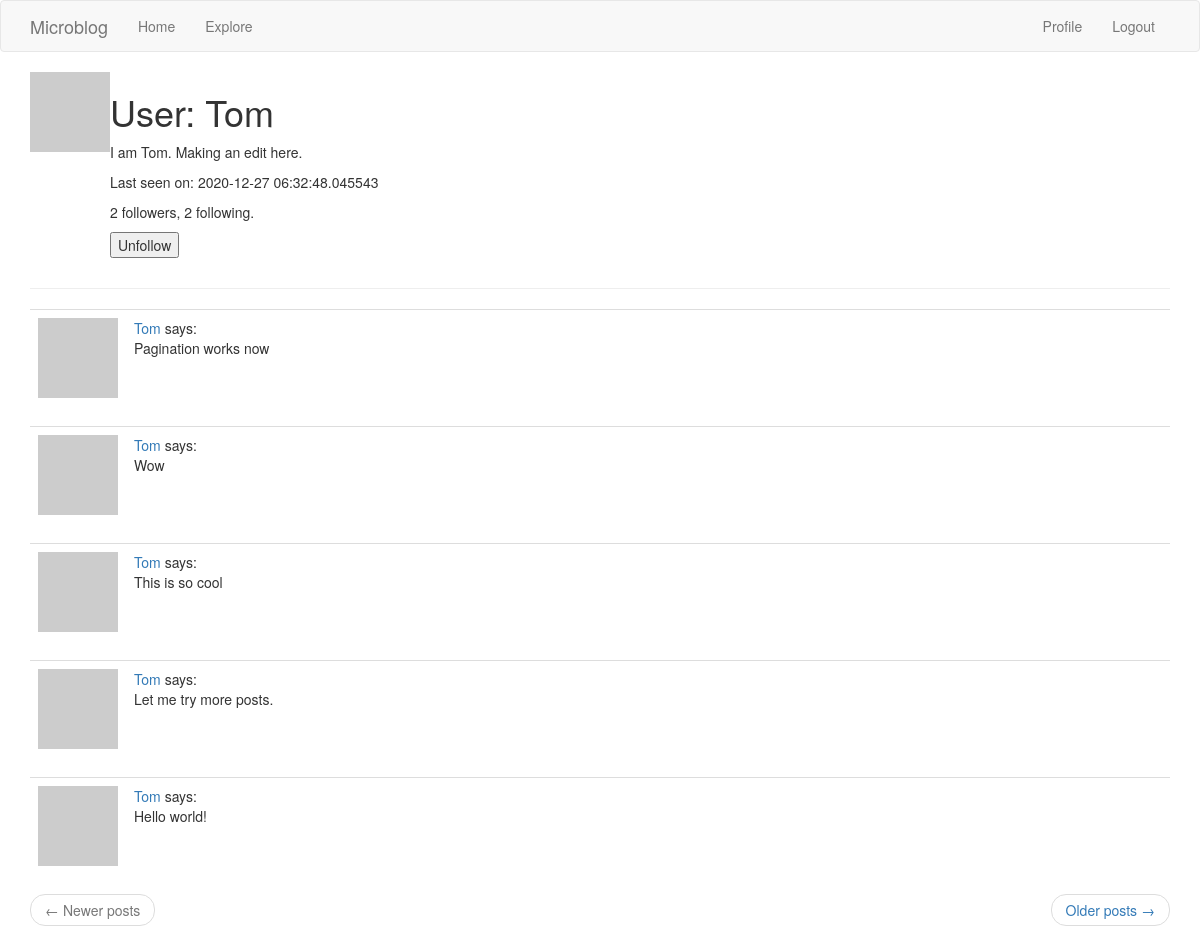
Screenshot of /user/Tom (signed in) with the database file from the repository.
### application/models.py (models this page shows, shortened)
class User(UserMixin, db.Model):
    id = db.Column(
        db.Integer,
        primary_key = True
    )
    username = db.Column(
        db.String(120),
        index=True,
        unique=True
    )
    email = db.Column(
        db.String(120),
        index=True,
        unique=True
    )
    password_hash = db.Column(
        db.String(128)
    )
    posts = db.relationship(
        'Post',
        backref = 'author',
        lazy = 'dynamic'
    )
    about_me = db.Column(
        db.String(140)
    )
    last_seen = db.Column(
        db.DateTime,
        default=datetime.utcnow
    )
    followed = db.relationship(
        'User',
        secondary='followers',
        primaryjoin=(
            followers.c.follower_id == id
        ),
        secondaryjoin=(
            followers.c.followed_id == id
        ),
        backref=(
            db.backref(
                'followers',
                lazy='dynamic'
            )
        ),
        lazy='dynamic'
    )
    def avatar(self, size):
        digest = md5(self.email.lower().encode('utf-8')).hexdigest()
        return 'https://www.gravatar.com/avatar/{}?d=identicon&s={}'.format(digest,size)
    def is_following(self, user):
        return self.followed.filter(
            followers.c.followed_id == user.id
        ).count() > 0

class Post(db.Model):
    id = db.Column(
        db.Integer,
        primary_key=True
    )
    body = db.Column(
        db.String(140)
    )
    timestamp = db.Column(
        db.DateTime,
        index=True,
        default=datetime.utcnow
    )
    user_id = db.Column(
        db.Integer,
        db.ForeignKey('user.id')
    )

### application/routes.py (the view)
@app.route('/user/<username>')
@login_required
def user(username):
    user = User.query.filter_by(username=username).first_or_404()
    page = request.args.get('page', 1, type=int)
    posts = user.posts.order_by(Post.timestamp.desc()).paginate(
        page, app.config['POSTS_PER_PAGE'], False
    )
    if posts.has_next:
        next_url = url_for('user', username=user.username, page=posts.next_num)
    else:
        next_url = None
    if posts.has_prev:
        prev_url = url_for('user', username=user.username, page=posts.prev_num)
    else:
        prev_url = None
    form = EmptyForm()
    return render_template('user.html', user=user, posts=posts.items, form=form,
        next_url=next_url,
        prev_url=prev_url
    )

### application/forms.py
class EmptyForm(FlaskForm):
    submit = SubmitField('Submit')

### application/models.py (called while the page is built)
@login.user_loader
def load_user(id):
    return User.query.get(int(id))

### application/routes.py (called while the page is built)
@app.before_request
def before_request():
    if current_user.is_authenticated:
        current_user.last_seen = datetime.utcnow()
        db.session.commit()

### application/templates/user.html (shortened to what this page needs)
{% extends 'base.html' %}
{% block app_content %}
    <table>
        <tr valign="top">
            <td>
                <img src="{{ user.avatar(128) }}">
            </td>
            <td>
                <h1>
                    User: {{ user.username }}
                </h1>
                {% if user.about_me %}
                    <p>
                        {{ user.about_me }}
                    </p>
                {% endif %}
                {% if user.last_seen %}
                    <p>
                        Last seen on: {{ user.last_seen }}
                    </p>
                {% endif %}
                <p>
                    {{ user.followers.count() }} followers, {{ user.followed.count() }} following.
                </p>
                {% if user == current_user %}
                    <p>
                        <a href="{{ url_for('edit_profile') }}">Edit your profile</a>
                    </p>
                {% else %}
                    <p>
                        <form action="{{ url_for('unfollow', username=user.username) }}" method="POST">
                            {{ form.submit(value="Unfollow") }}
                        </form>
                    </p>
                {% endif %}
            </td>
        </tr>
    </table>
    <hr>
    {% for post in posts %}
        {% include '_post.html' %}
    {% endfor %}
    {% include '_paginate.html' %}
{% endblock app_content %}

### application/templates/_post.html
<table class="table table-hover">
    <tr>
        <td width="70px">
            <a href="{{ url_for('user', username=post.author.username) }}">
                <img src="{{ post.author.avatar(70) }}">
            </a>
        </td>
        <td>
            <a href="{{ url_for('user', username=post.author.username) }}">
                {{ post.author.username }}
            </a> says: <br> {{ post.body }}
        </td>
    </tr>
</table>

### rows the page displays
User: username "Tom", about_me "I am Tom. Making an edit here.", last_seen "2020-12-27 06:32:48.045543"
Post: author.username "Tom", body "Pagination works now"
Post: author.username "Tom", body "Wow"
Post: author.username "Tom", body "This is so cool"
Post: author.username "Tom", body "Let me try more posts."
Post: author.username "Tom", body "Hello world!"

### other values shown
{{ user.followers.count() }} "2"
{{ user.followed.count() }} "2"
